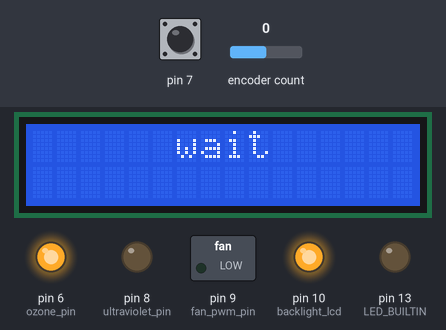
Simulated run of this sketch. Board: Arduino Uno, built with avr-gcc and run on an emulated ATmega328P. Shown: 16×2 character LCD, switched loads named in the sketch (green lamp = pin HIGH), output pins drawn as LEDs (lit = HIGH). The inputs (shaded band) are chosen by the test bench; at power-on: pin 7 HIGH, encoder count 0.

Above: at 1.6 s.
1.7 s: pin 7 driven LOW
At 2.8 s:
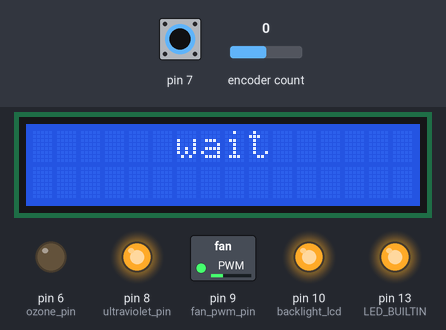
At 4.1 s:
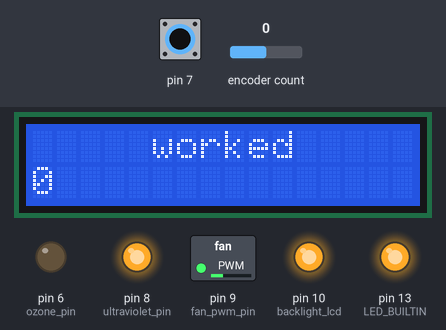
4.5 s: pin 7 pulsed HIGH 5 times (0.12 s each, 0.3 s apart)
At 5.8 s:
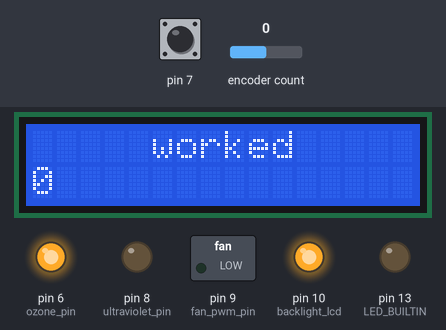
Timing chart, 0 to 7.9 s (numbered marks = the images above; inputs shaded):
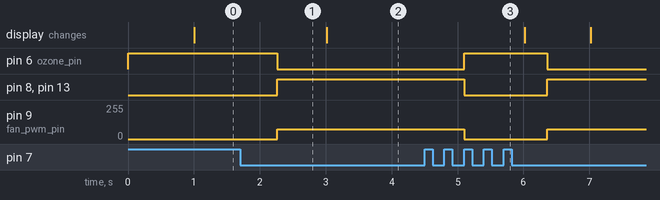

Measured:
- after the input at 1.7 s, pin 6 (ozone_pin): HIGH → LOW after 0.56 s; pin 8 (ultraviolet_pin), pin 13 (LED_BUILTIN): LOW → HIGH after 0.56 s; pin 9 (fan_pwm_pin): 0/255 → 75/255 after 0.56 s
- after the input at 4.5 s, pin 6 (ozone_pin): LOW → HIGH after 0.60 s, → LOW 1.3 s later; pin 8 (ultraviolet_pin), pin 13 (LED_BUILTIN): HIGH → LOW after 0.60 s, → HIGH 1.3 s later; pin 9 (fan_pwm_pin): 75/255 → 0/255 after 0.60 s, → 75/255 1.3 s later

The sketch:

sterilizer.ino
```cpp
// Attach a rotary encoder with output pins to A2 and A3.
// The common contact should be attached to ground.

/*
  The circuit:
 * LCD RS pin to digital pin 12
 * LCD Enable pin to digital pin 11
 * LCD D4 pin to digital pin 5
 * LCD D5 pin to digital pin 4
 * LCD D6 pin to digital pin 3
 * LCD D7 pin to digital pin 2
 * LCD R/W pin to ground
 * LCD VSS pin to ground
 * LCD VCC pin to 5V
 * 10K resistor:
 * ends to +5V and ground
 * wiper to LCD VO pin (pin 3)
*/

// include the library code:
#include <LiquidCrystal.h>
#include <RotaryEncoder.h>

#define ozone_pin 6
#define ultraviolet_pin 8
#define fan_pwm_pin 9
#define key_pressed 3
#define key_holded 4
#define backlight_lcd 10
uint8_t key_data;
uint32_t ozone_millis = 0;
uint32_t work_millis = 0;
uint32_t screen_millis = 0;

// initialize the library by associating any needed LCD interface pin
// with the arduino pin number it is connected to
//const int rs = 12, en = 11, d4 = 5, d5 = 4, d6 = 3, d7 = 2;
//LiquidCrystal lcd(rs, en, d4, d5, d6, d7);

LiquidCrystal lcd(12, 11, 5, 4, 3, 2);

// Setup a RoraryEncoder for pins A2 and A3:
RotaryEncoder encoder(A2, A3);

void setup()
{
pinMode(ozone_pin, OUTPUT); // озон (релейный модуль, активный низкий)
pinMode(ultraviolet_pin, OUTPUT); // ультрафиолет (on/off)
pinMode(fan_pwm_pin, OUTPUT); // вентилятор (ШИМ)
pinMode(backlight_lcd, OUTPUT);
pinMode(LED_BUILTIN, OUTPUT); // светодиод
digitalWrite(ozone_pin,HIGH);
digitalWrite(backlight_lcd, HIGH);
digitalWrite(ultraviolet_pin,LOW);

//digitalWrite(fan_pwm_pin, LOW);
digitalWrite(LED_BUILTIN,LOW);
// set up the LCD's number of columns and rows:
lcd.begin(16, 2);
lcd.clear(); // Чистим экран
// Print a message to the LCD.
//lcd.print("hello, world!");
}

// Read the current position of the encoder and print out when changed.
void loop()
{
  static int pos = 0;
  encoder.tick();
  key_data = get_key();  // вызываем функцию определения нажатия кнопок, присваивая возвращаемое ней значение переменной, которую далее будем использовать в коде
  int newPos = encoder.getPosition();
  if (pos != newPos)
  {
//    Serial.print(newPos);
//    Serial.println();
    pos = newPos;
  }
  if (key_data == key_holded) // если значение, возвращённое функцией, отлично от нуля
{
digitalWrite(ozone_pin,LOW);
digitalWrite(ultraviolet_pin,HIGH);
//digitalWrite(fan_pwm_pin, LOW);
digitalWrite(LED_BUILTIN,HIGH);
analogWrite(9, 75); //0-255
work_millis = millis();
ozone_millis = millis();
key_data = 0; //обнуление
}

  if (key_data == key_pressed) // если значение, возвращённое функцией, отлично от нуля
{
digitalWrite(ozone_pin,HIGH);
digitalWrite(ultraviolet_pin,LOW);
//digitalWrite(fan_pwm_pin, LOW);
digitalWrite(LED_BUILTIN,LOW);
analogWrite(9, 0); //0-255
work_millis = 0;
ozone_millis = 0;
key_data = 0; //обнуление
}


if ((millis() - screen_millis) > 1000)
{
if (digitalRead(ultraviolet_pin))
{
  lcd.setCursor(4, 0);
  lcd.print(" worked ");
  lcd.setCursor(0, 1);
  lcd.print(millis() / 60000);
  if ((!digitalRead(ozone_pin)) && ((millis() - ozone_millis) > 40000))
  {
  digitalWrite(ozone_pin, HIGH);
  ozone_millis = millis();
  }
  else if (digitalRead(ozone_pin) && ((millis() - ozone_millis) > 180000))
  {
  digitalWrite(ozone_pin, LOW);
  ozone_millis = millis();
  }
 }
 else
 {
  lcd.setCursor(4, 0);
  lcd.print("  wait  ");
  lcd.setCursor(0, 1);
  lcd.print("                ");
  }
  screen_millis = millis();
}
if ((!digitalRead(ultraviolet_pin)) && (!digitalRead(ozone_pin)))
{
digitalWrite(ozone_pin, HIGH);
}
key_data = 0; //обнуление


  } // loop ()

byte get_key()
{
// версия 1 - для кратковременного нажатия значение возвращается при отпускании кнопки, для длительного - пока кнопка остаётся нажатой, с заданным интервалом
uint8_t trigger_push_hold_counter = 10; // задержка триггера кратковременного/длительного нажатия (проходов функции, умноженных на задержку "milliseconds_between_increment")
uint8_t milliseconds_between_increment = 50; // интервал в миллисекундах между инкрементом счётчика нажатой кнопки
static uint8_t  val_ke;
static uint32_t key_delay_millis;
static uint32_t key_delay_after_hold_millis;
if ((millis() - key_delay_millis) > milliseconds_between_increment) //обрабатываем нажатия инкрементом переменной только если после предыдущей обработки прошло не менее "milliseconds_between_increment" миллисекунд
{
  if (!(PIND & (1 << PIND7)))  //нажатие <<<
    {
    val_ke++;  // инкрементируем счётчик
    if (val_ke > trigger_push_hold_counter) // если значение счётчика больше порога детектирования удержания клавиши
        {
         val_ke = 0; // сбрасываем счётчик
         key_delay_after_hold_millis = millis(); // запоминаем время
         return key_holded; // возвращаем значение
//return 0;
        }
    }
  key_delay_millis = millis(); // запоминаем время
}
if (val_ke > 0) //если клавиша перед этим была нажата
{
  if ((PIND & (1 << PIND7)) && ((millis() - key_delay_after_hold_millis) > (trigger_push_hold_counter * milliseconds_between_increment))) // если клавиша на данный момент отпущена и с момента последнего удержания любой клавиши прошёл интервал больше, чем один интервал удержания клавиши
  {
  val_ke = 0;  // сбрасываем счётчик
  return key_pressed; // возвращаем значение
//  return 0;
  }
}
if (PIND & (1 << PIND7)) {val_ke = 0;} // если добрались до этой точки и кнопка не нажата - обнуляем счётчик (защита от появления "pressed" после "holded")
return 0; // если ни одна из кнопок не была нажата - возвращаем 0
}
```
